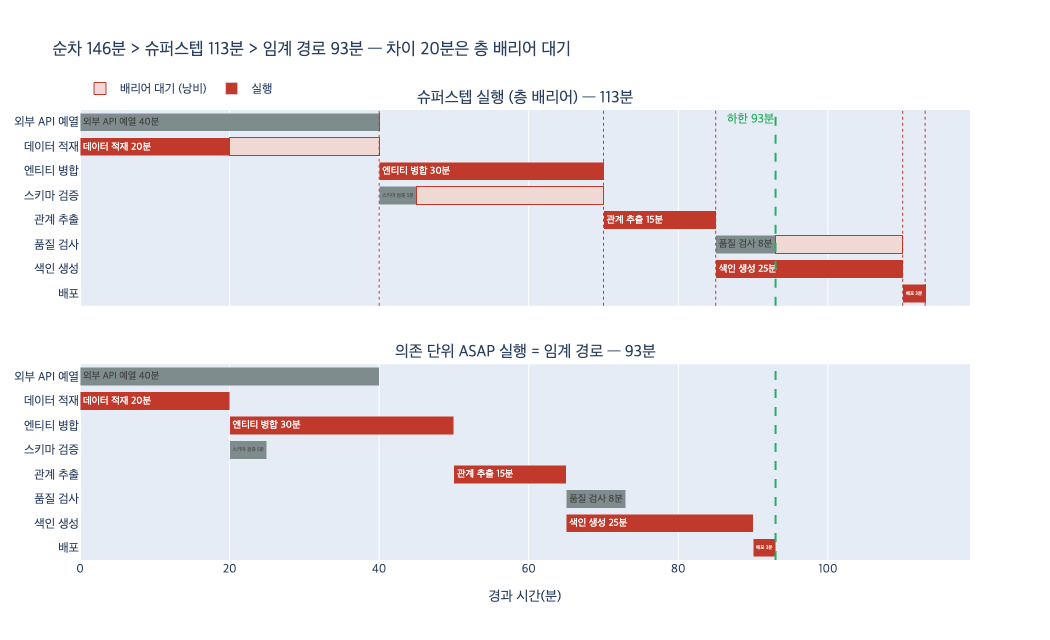

Write the Python code that produced this figure.
# %% [markdown]
# # 순차 실행 · 슈퍼스텝 실행 · 임계 경로
#
# `ex5_toposort.py`가 찍는 세 수치는 **같은 작업 그래프를 세 가지 스케줄로 돌렸을 때의 총 소요 시간**이다.
#
# | 수치 | 뜻 | 가정 |
# |---|---|---|
# | 순차 실행 $T_{seq}$ | 작업을 하나씩 줄 세워 돌린다 | 일꾼 1명 |
# | 슈퍼스텝 실행 $T_{ss}$ | 위상 정렬로 만든 층을 통째로 병렬 실행, 층 끝에서 배리어 | 일꾼 무한, 층 단위 동기화 |
# | 임계 경로 $T_{cp}$ | 의존이 풀리는 즉시 시작 (ASAP) | 일꾼 무한, 동기화 없음 |
#
# 관계는 항상 이렇다.
#
# $$T_{seq} \;\ge\; T_{ss} \;\ge\; T_{cp}$$
#
# 임계 경로는 **이론적 하한**이다. 슈퍼스텝은 그 하한에 못 미치는 게 아니라, 하한보다 **느릴 수 있다**.
# 아래에서 에셋의 TASKS 그래프로 세 수치를 직접 계산하고, 층 배리어에서 몇 분이 새는지 타임라인으로 본다.

# %%
# 필요 패키지: plotly, kaleido (시각화 셀에서만 사용. 없으면 그 셀만 건너뛰면 된다)
from collections import defaultdict, deque

# ex5_toposort.py 의 의존 그래프와 비용을 그대로 가져온다.
TASKS = {
    "외부 API 예열": [],
    "데이터 적재": [],
    "스키마 검증": ["데이터 적재"],
    "엔티티 병합": ["데이터 적재"],
    "관계 추출": ["스키마 검증", "엔티티 병합"],
    "품질 검사": ["관계 추출"],
    "색인 생성": ["관계 추출"],
    "배포": ["품질 검사", "색인 생성", "외부 API 예열"],
}

COST = {
    "외부 API 예열": 40,
    "데이터 적재": 20,
    "스키마 검증": 5,
    "엔티티 병합": 30,
    "관계 추출": 15,
    "품질 검사": 8,
    "색인 생성": 25,
    "배포": 3,
}

print(f"{'작업':<14} {'비용(분)':>8}  의존")
for t, deps in TASKS.items():
    print(f"{t:<14} {COST[t]:>8}  {', '.join(deps) or '-'}")
# 출력:
# 작업               비용(분)  의존
# 외부 API 예열           40  -
# 데이터 적재              20  -
# 스키마 검증              5  데이터 적재
# 엔티티 병합              30  데이터 적재
# 관계 추출               15  스키마 검증, 엔티티 병합
# 품질 검사               8  관계 추출
# 색인 생성               25  관계 추출
# 배포                    3  품질 검사, 색인 생성, 외부 API 예열


# %%
# 1단계 — 위상 정렬로 층(슈퍼스텝)을 만든다. Kahn 알고리즘.
def supersteps(tasks):
    indeg = {t: len(d) for t, d in tasks.items()}
    child = defaultdict(list)
    for t, deps in tasks.items():
        for d in deps:
            child[d].append(t)
    ready = deque(sorted(t for t, n in indeg.items() if n == 0))
    layers, done = [], 0
    while ready:
        layer = sorted(ready)
        ready.clear()
        layers.append(layer)
        done += len(layer)
        for t in layer:
            for c in child[t]:
                indeg[c] -= 1
                if indeg[c] == 0:
                    ready.append(c)
    if done != len(tasks):
        raise ValueError("사이클")
    return layers


LAYERS = supersteps(TASKS)
print(f"작업 {len(TASKS)}개 → 슈퍼스텝 {len(LAYERS)}개\n")
for i, layer in enumerate(LAYERS, 1):
    span = max(COST[t] for t in layer)
    detail = ", ".join(f"{t}({COST[t]})" for t in layer)
    print(f"  {i}차 span={span:>2}분 : {detail}")
# 출력:
# 작업 8개 → 슈퍼스텝 5개
#
#   1차 span=40분 : 데이터 적재(20), 외부 API 예열(40)
#   2차 span=30분 : 스키마 검증(5), 엔티티 병합(30)
#   3차 span=15분 : 관계 추출(15)
#   4차 span=25분 : 색인 생성(25), 품질 검사(8)
#   5차 span= 3분 : 배포(3)


# %%
# 2단계 — 세 수치를 계산한다.
def critical_path(tasks, cost):
    """의존이 풀리는 대로 시작할 때의 총 소요 시간과, 그 경로."""
    memo, prev = {}, {}

    def go(t):
        if t in memo:
            return memo[t]
        best, arg = 0, None
        for d in tasks[t]:
            v = go(d)
            if v > best:
                best, arg = v, d
        prev[t] = arg
        memo[t] = best + cost[t]
        return memo[t]

    end = max(tasks, key=go)
    path, cur = [], end
    while cur is not None:
        path.append(cur)
        cur = prev[cur]
    return memo[end], end, list(reversed(path))


T_seq = sum(COST.values())
T_ss = sum(max(COST[t] for t in layer) for layer in LAYERS)
T_cp, end_task, CP_PATH = critical_path(TASKS, COST)

print(f"순차 실행     T_seq = {T_seq}분")
print(f"슈퍼스텝 실행 T_ss  = {T_ss}분  ({T_seq / T_ss:.1f}배 단축)")
print(f"임계 경로     T_cp  = {T_cp}분  (끝나는 작업: {end_task})")
print(f"\n임계 경로: {' → '.join(f'{t}({COST[t]})' for t in CP_PATH)}")
print(f"검산: {' + '.join(str(COST[t]) for t in CP_PATH)} = {sum(COST[t] for t in CP_PATH)}")
print(f"\n부등식 확인: {T_seq} >= {T_ss} >= {T_cp} → {T_seq >= T_ss >= T_cp}")
print(f"슈퍼스텝이 하한보다 더 쓴 시간: {T_ss - T_cp}분")
# 출력:
# 순차 실행     T_seq = 146분
# 슈퍼스텝 실행 T_ss  = 113분  (1.3배 단축)
# 임계 경로     T_cp  = 93분  (끝나는 작업: 배포)
#
# 임계 경로: 데이터 적재(20) → 엔티티 병합(30) → 관계 추출(15) → 색인 생성(25) → 배포(3)
# 검산: 20 + 30 + 15 + 25 + 3 = 93
#
# 부등식 확인: 146 >= 113 >= 93 → True
# 슈퍼스텝이 하한보다 더 쓴 시간: 20분

# %% [markdown]
# ## 왜 이 순서가 항상 성립하나
#
# 작업 $t$의 비용을 $c_t \ge 0$, 층 $L_i$의 span을 $s_i = \max_{t \in L_i} c_t$라 하자.
#
# **① $T_{seq} \ge T_{ss}$** — 각 층의 최댓값은 그 층의 합보다 클 수 없다.
#
# $$T_{ss} = \sum_i s_i = \sum_i \max_{t \in L_i} c_t \;\le\; \sum_i \sum_{t \in L_i} c_t = \sum_t c_t = T_{seq}$$
#
# 등호는 모든 층에 **비용이 0보다 큰 작업이 하나씩만** 있을 때, 즉 사실상 사슬(chain) 그래프일 때다.
#
# **② $T_{ss} \ge T_{cp}$** — Kahn 층 번호는 $\ell(t) = 1 + \max_{d \in \text{deps}(t)} \ell(d)$이므로,
# 엣지 $u \to t$가 있으면 $\ell(t) \ge \ell(u) + 1$이다.
# 따라서 어떤 경로 $P$도 **한 층에서 작업을 두 개 이상 지날 수 없다**. 층마다 최대 하나다.
#
# $$\sum_{t \in P} c_t \;\le\; \sum_{i \in \ell(P)} s_i \;\le\; \sum_i s_i = T_{ss}$$
#
# 모든 경로에 대해 성립하니 최댓값인 $T_{cp}$에도 성립한다. 즉 슈퍼스텝은 임계 경로 밑으로 절대 못 내려간다.
#
# **등호 $T_{ss} = T_{cp}$가 되는 조건**은 두 부등호가 동시에 붙을 때다.
#
# 1. 모든 층을 빠짐없이 지나면서
# 2. 각 층에서 **그 층의 최고 비용 작업**을 고르는
#
# 경로가 DAG 안에 실제로 존재해야 한다. 실무에서 쉽게 만족하는 경우는 두 가지다.
#
# - **층 안 비용이 균일할 때** ($c_t$가 전부 같으면 $s_i = c$, 그리고 층 정의상 길이 $k$짜리 사슬이 항상 존재하므로 $T_{ss} = T_{cp} = kc$)
# - **사슬 DAG** (층마다 작업 1개 → $T_{seq} = T_{ss} = T_{cp}$)
#
# 반대로 **한 층 안에 40분짜리와 20분짜리가 섞이면** 그 차이만큼 배리어에서 샌다.
# 이 예제의 20분 손실이 정확히 그것이다.

# %%
# 3단계 — 두 스케줄의 실제 타임라인을 만든다.
# (a) 슈퍼스텝: 층이 통째로 시작하고, 층의 제일 느린 작업이 끝날 때까지 다음 층은 못 간다.
ss_sched, clock = {}, 0
for layer in LAYERS:
    span = max(COST[t] for t in layer)
    for t in layer:
        ss_sched[t] = (clock, clock + COST[t], clock + span)  # 시작, 종료, 배리어 해제
    clock += span

# (b) ASAP(의존 단위): 선행 작업이 다 끝나면 바로 시작.
asap_sched = {}


def asap_finish(t):
    if t in asap_sched:
        return asap_sched[t][1]
    start = max((asap_finish(d) for d in TASKS[t]), default=0)
    asap_sched[t] = (start, start + COST[t])
    return start + COST[t]


for t in TASKS:
    asap_finish(t)

print(f"{'작업':<14} {'슈퍼스텝 시작~종료':>18} {'대기':>6} | {'ASAP 시작~종료':>16} {'앞당김':>7}")
for t in sorted(TASKS, key=lambda x: ss_sched[x][0]):
    s0, s1, bar = ss_sched[t]
    a0, a1 = asap_sched[t]
    print(f"{t:<14} {f'{s0}~{s1}':>18} {bar - s1:>6} | {f'{a0}~{a1}':>16} {s1 - a1:>7}")

print(f"\n슈퍼스텝 makespan = {max(v[2] for v in ss_sched.values())}분")
print(f"ASAP     makespan = {max(v[1] for v in asap_sched.values())}분 (= 임계 경로)")
# 출력:
# 작업                     슈퍼스텝 시작~종료     대기 |       ASAP 시작~종료     앞당김
# 외부 API 예열                    0~40      0 |             0~40       0
# 데이터 적재                       0~20     20 |             0~20       0
# 스키마 검증                      40~45     25 |            20~25      20
# 엔티티 병합                      40~70      0 |            20~50      20
# 관계 추출                       70~85      0 |            50~65      20
# 품질 검사                       85~93     17 |            65~73      20
# 색인 생성                      85~110      0 |            65~90      20
# 배포                        110~113      0 |            90~93      20
#
# 슈퍼스텝 makespan = 113분
# ASAP     makespan = 93분 (= 임계 경로)

# %%
# 4단계 — 20분은 정확히 어디서 새는가. 층별로 뜯어본다.
cp_set = set(CP_PATH)
print(f"{'층':>3} {'span':>5} {'임계 경로 작업':>16} {'비용':>5} {'손실':>5}")
lost_total = 0
for i, layer in enumerate(LAYERS, 1):
    span = max(COST[t] for t in layer)
    on_cp = [t for t in layer if t in cp_set]
    c = COST[on_cp[0]] if on_cp else 0
    lost_total += span - c
    print(f"{i:>3} {span:>5} {(on_cp[0] if on_cp else '-'):>16} {c:>5} {span - c:>5}")
print(f"\n총 손실 {lost_total}분 = T_ss({T_ss}) - T_cp({T_cp}) → {lost_total == T_ss - T_cp}")
print(
    "\n1차 층에서만 손실이 난다. '데이터 적재'는 20분에 끝나는데\n"
    "같은 층의 '외부 API 예열'이 40분이라 배리어가 40분에 열린다.\n"
    "그런데 '외부 API 예열'의 결과는 마지막 '배포'에서야 필요하다.\n"
    "의존이 아니라 층이 만든 대기다. 이게 슈퍼스텝이 임계 경로보다 느린 이유의 전부다."
)
# 출력:
#   층  span         임계 경로 작업    비용    손실
#   1    40           데이터 적재    20    20
#   2    30           엔티티 병합    30     0
#   3    15            관계 추출    15     0
#   4    25            색인 생성    25     0
#   5     3               배포     3     0
#
# 총 손실 20분 = T_ss(113) - T_cp(93) → True
#
# 1차 층에서만 손실이 난다. '데이터 적재'는 20분에 끝나는데
# 같은 층의 '외부 API 예열'이 40분이라 배리어가 40분에 열린다.
# 그런데 '외부 API 예열'의 결과는 마지막 '배포'에서야 필요하다.
# 의존이 아니라 층이 만든 대기다. 이게 슈퍼스텝이 임계 경로보다 느린 이유의 전부다.


# %%
# 5단계 — 간트 차트. 위가 슈퍼스텝(배리어 있음), 아래가 ASAP(의존 단위).
def _show(fig):
    try:
        from IPython import get_ipython

        if get_ipython() is not None:  # VSCode 셀/Jupyter에서만 렌더링
            fig.show()
    except ImportError:
        pass


import pathlib

import plotly.graph_objects as go
from plotly.subplots import make_subplots

C_CP = "#c0392b"  # 임계 경로 위의 작업
C_OFF = "#7f8c8d"  # 임계 경로 밖 작업
C_IDLE = "#f0d9d5"  # 배리어 대기(낭비)

order = sorted(TASKS, key=lambda t: (-ss_sched[t][0], t))  # y축 위에서 아래로 시간순

fig = make_subplots(
    rows=2,
    cols=1,
    shared_xaxes=True,
    vertical_spacing=0.13,
    subplot_titles=(
        f"슈퍼스텝 실행 (층 배리어) — {T_ss}분",
        f"의존 단위 ASAP 실행 = 임계 경로 — {T_cp}분",
    ),
)

# 위: 슈퍼스텝. 실행 구간 + 배리어 대기 구간을 이어 붙인다.
fig.add_trace(
    go.Bar(
        y=order,
        x=[ss_sched[t][1] - ss_sched[t][0] for t in order],
        base=[ss_sched[t][0] for t in order],
        orientation="h",
        marker_color=[C_CP if t in cp_set else C_OFF for t in order],
        text=[f"{t} {COST[t]}분" for t in order],
        textposition="inside",
        insidetextanchor="start",
        name="실행",
        hovertemplate="%{y}: %{base}~%{x}<extra></extra>",
    ),
    row=1,
    col=1,
)
fig.add_trace(
    go.Bar(
        y=order,
        x=[ss_sched[t][2] - ss_sched[t][1] for t in order],
        base=[ss_sched[t][1] for t in order],
        orientation="h",
        marker_color=C_IDLE,
        marker_line=dict(color="#c0392b", width=1),
        name="배리어 대기 (낭비)",
        hovertemplate="대기 %{x}분<extra></extra>",
    ),
    row=1,
    col=1,
)

# 아래: ASAP
fig.add_trace(
    go.Bar(
        y=order,
        x=[asap_sched[t][1] - asap_sched[t][0] for t in order],
        base=[asap_sched[t][0] for t in order],
        orientation="h",
        marker_color=[C_CP if t in cp_set else C_OFF for t in order],
        text=[f"{t} {COST[t]}분" for t in order],
        textposition="inside",
        insidetextanchor="start",
        showlegend=False,
        hovertemplate="%{y}: %{base}~%{x}<extra></extra>",
    ),
    row=2,
    col=1,
)

# 층 배리어 위치를 세로선으로
bar_x, acc = [], 0
for layer in LAYERS:
    acc += max(COST[t] for t in layer)
    bar_x.append(acc)
for x in bar_x:
    fig.add_vline(x=x, line_dash="dot", line_color="#c0392b", line_width=1, row=1, col=1)
fig.add_vline(x=T_cp, line_dash="dash", line_color="#27ae60", line_width=2, row=2, col=1)
fig.add_vline(
    x=T_cp,
    line_dash="dash",
    line_color="#27ae60",
    line_width=2,
    annotation_text=f"하한 {T_cp}분",
    annotation_position="top left",
    annotation_font_color="#27ae60",
    row=1,
    col=1,
)

fig.update_layout(
    title=f"순차 {T_seq}분 &gt; 슈퍼스텝 {T_ss}분 &gt; 임계 경로 {T_cp}분 — 차이 {T_ss - T_cp}분은 층 배리어 대기",
    barmode="stack",
    height=640,
    width=1050,
    bargap=0.25,
    margin=dict(t=110),
    legend=dict(orientation="h", y=1.08, x=0.0),
    font=dict(family="Apple SD Gothic Neo, Malgun Gothic, NanumGothic, sans-serif", size=12),
)
fig.update_xaxes(title_text="경과 시간(분)", range=[0, T_ss + 6], row=2, col=1)
fig.update_xaxes(range=[0, T_ss + 6], row=1, col=1)

_show(fig)

out = pathlib.Path(__file__).parent / "expy.png" if "__file__" in dir() else pathlib.Path("expy.png")
fig.write_image(str(out))
print(f"저장: {out}")
# 출력: 저장: .../expy.png

# %% [markdown]
# 위 차트에서 읽을 것.
#
# - 빨간 막대가 임계 경로 위의 작업이다. 아래 패널에서 이 막대들이 **틈 없이 이어져** 93분을 만든다.
# - 위 패널의 연한 구간이 **배리어 대기**다. `데이터 적재`가 20분에 끝나고도 40분까지 놀고,
#   그 20분이 뒤의 모든 작업을 통째로 밀어 20분 손해로 남는다.
# - `외부 API 예열`(40분)은 층 1에 묶여 있지만 실제로는 `배포`(90분 시점) 전까지만 끝나면 된다.
#   **의존 관계가 요구하지 않는 동기화**를 층이 강제한 것이다.

# %%
# 6단계 — 등호 조건 검증. 언제 T_ss 가 T_cp 와 같아지나.
def three_numbers(tasks, cost):
    layers = supersteps(tasks)
    seq = sum(cost.values())
    ss = sum(max(cost[t] for t in layer) for layer in layers)
    cp, _, _ = critical_path(tasks, cost)
    return seq, ss, cp


# (a) 층 안 비용이 균일하면 T_ss == T_cp
uniform = {t: 10 for t in TASKS}
print("균일 비용(전부 10분):", three_numbers(TASKS, uniform), "→ T_ss == T_cp:",
      three_numbers(TASKS, uniform)[1] == three_numbers(TASKS, uniform)[2])

# (b) 사슬 DAG 면 셋이 전부 같다
chain = {"a": [], "b": ["a"], "c": ["b"], "d": ["c"]}
chain_cost = {"a": 7, "b": 2, "c": 9, "d": 4}
print("사슬 DAG:", three_numbers(chain, chain_cost))

# (c) 원래 비용에서 '외부 API 예열'만 20분으로 낮추면? (층 1의 편차가 사라진다)
flat1 = dict(COST, **{"외부 API 예열": 20})
print("외부 API 예열을 20분으로:", three_numbers(TASKS, flat1))
# 출력:
# 균일 비용(전부 10분): (80, 50, 50) → T_ss == T_cp: True
# 사슬 DAG: (22, 22, 22)
# 외부 API 예열을 20분으로: (126, 93, 93)

# %%
# 7단계 — 무작위 DAG 2,000개로 부등식이 정말 항상 성립하는지 확인.
import random

rnd = random.Random(20260801)
violations = 0
equal_ss_cp = 0
gaps = []
for _ in range(2000):
    n = rnd.randint(4, 12)
    nodes = [f"n{i}" for i in range(n)]
    g = {nodes[0]: []}
    for i in range(1, n):
        k = rnd.randint(0, min(i, 3))
        g[nodes[i]] = rnd.sample(nodes[:i], k)  # 위상 순서가 보장되니 사이클 없음
    c = {t: rnd.randint(1, 50) for t in nodes}
    seq, ss, cp = three_numbers(g, c)
    if not (seq >= ss >= cp):
        violations += 1
    if ss == cp:
        equal_ss_cp += 1
    gaps.append(ss - cp)

print(f"부등식 위반 사례: {violations}건 / 2,000건")
print(f"T_ss == T_cp 인 경우: {equal_ss_cp}건 ({equal_ss_cp / 20:.1f}%)")
print(f"T_ss - T_cp 평균 {sum(gaps) / len(gaps):.1f}분, 최대 {max(gaps)}분")
# 출력:
# 부등식 위반 사례: 0건 / 2,000건
# T_ss == T_cp 인 경우: 606건 (30.3%)
# T_ss - T_cp 평균 15.7분, 최대 99분

# %% [markdown]
# ## 정리
#
# - **$T_{seq} \ge T_{ss} \ge T_{cp}$는 항상 참이다.** 비용이 음수가 아니고 일꾼이 무한하다는 가정 아래
#   순수하게 정의에서 따라 나온다 (무작위 DAG 2,000개에서 위반 0건).
# - **임계 경로는 이론적 하한**이다. 어떤 스케줄러도 이 값 밑으로 내려갈 수 없다.
#   경로 위의 작업들은 서로 의존하므로 병렬화 자체가 불가능하기 때문이다.
# - **슈퍼스텝은 하한을 못 맞출 수 있다.** 원인은 층 배리어 하나뿐이다.
#   같은 층에 비용 편차가 있으면 $\sum_i (s_i - c_{\text{경로}(i)})$만큼 샌다. 이 예제에서 20분.
# - **등호 조건**: 각 층의 최고 비용 작업들이 하나의 경로로 이어질 때. 실무에서 흔한 충분조건은
#   *층 안 비용 균일* 또는 *사슬 DAG*다. 무작위 DAG에서도 30%쯤은 우연히 등호가 된다.
# - **현실 보정**: 일꾼이 유한하면 임계 경로도 달성 불가능하다. 이때의 하한은
#   $\max(T_{cp},\; T_{seq}/p)$ 쪽으로 올라간다 ($p$ = 일꾼 수). 그래도 $T_{cp}$가 하한이라는 사실은 변하지 않는다.
# - **엔지니어링 판단**: 층 단위는 구현이 쉽다(배리어 하나, 상태 관리 단순). 의존 단위는 빠르지만
#   작업별 완료 이벤트와 준비 큐를 직접 굴려야 한다. 층 안 비용 편차가 작으면 슈퍼스텝으로 충분하고,
#   `외부 API 예열` 같은 **긴 독립 작업**이 섞이는 순간 의존 단위 스케줄러가 값을 한다.
